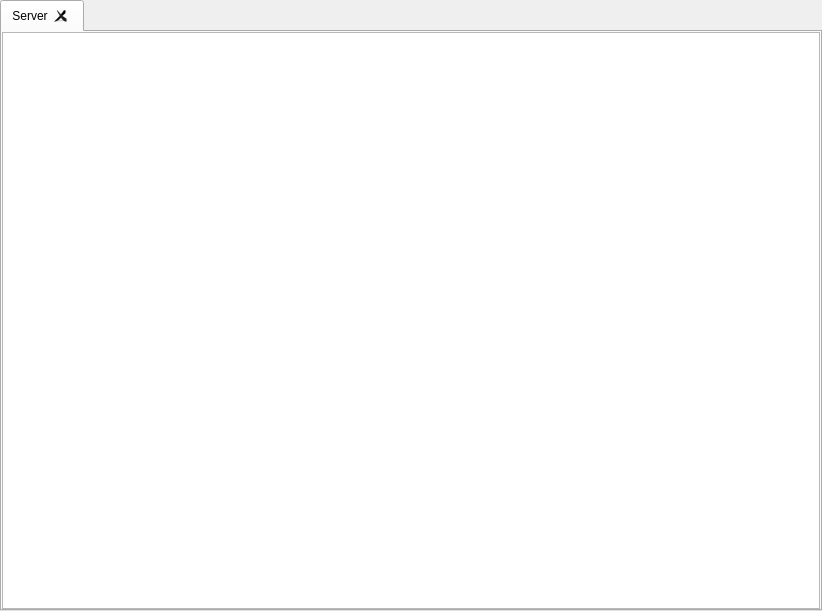
<?xml version="1.0" encoding="UTF-8"?>
<ui version="4.0">
 <class>chatTabs</class>
 <widget class="QTabWidget" name="chatTabs">
  <property name="geometry">
   <rect>
    <x>0</x>
    <y>0</y>
    <width>822</width>
    <height>611</height>
   </rect>
  </property>
  <property name="focusPolicy">
   <enum>Qt::NoFocus</enum>
  </property>
  <property name="windowTitle">
   <string>TabWidget</string>
  </property>
  <property name="styleSheet">
   <string notr="true"/>
  </property>
  <property name="currentIndex">
   <number>0</number>
  </property>
  <property name="elideMode">
   <enum>Qt::ElideRight</enum>
  </property>
  <property name="tabsClosable">
   <bool>true</bool>
  </property>
  <widget class="QWidget" name="serverTab">
   <attribute name="title">
    <string>Server</string>
   </attribute>
   <layout class="QHBoxLayout" name="horizontalLayout">
    <property name="spacing">
     <number>0</number>
    </property>
    <property name="margin">
     <number>0</number>
    </property>
    <item>
     <widget class="QPlainTextEdit" name="serverLogArea">
      <property name="font">
       <font>
        <family>Lucida Console</family>
       </font>
      </property>
      <property name="verticalScrollBarPolicy">
       <enum>Qt::ScrollBarAsNeeded</enum>
      </property>
      <property name="horizontalScrollBarPolicy">
       <enum>Qt::ScrollBarAlwaysOff</enum>
      </property>
      <property name="undoRedoEnabled">
       <bool>false</bool>
      </property>
      <property name="readOnly">
       <bool>true</bool>
      </property>
      <property name="plainText">
       <string/>
      </property>
      <property name="cursorWidth">
       <number>0</number>
      </property>
     </widget>
    </item>
   </layout>
  </widget>
 </widget>
 <resources/>
 <connections/>
</ui>
